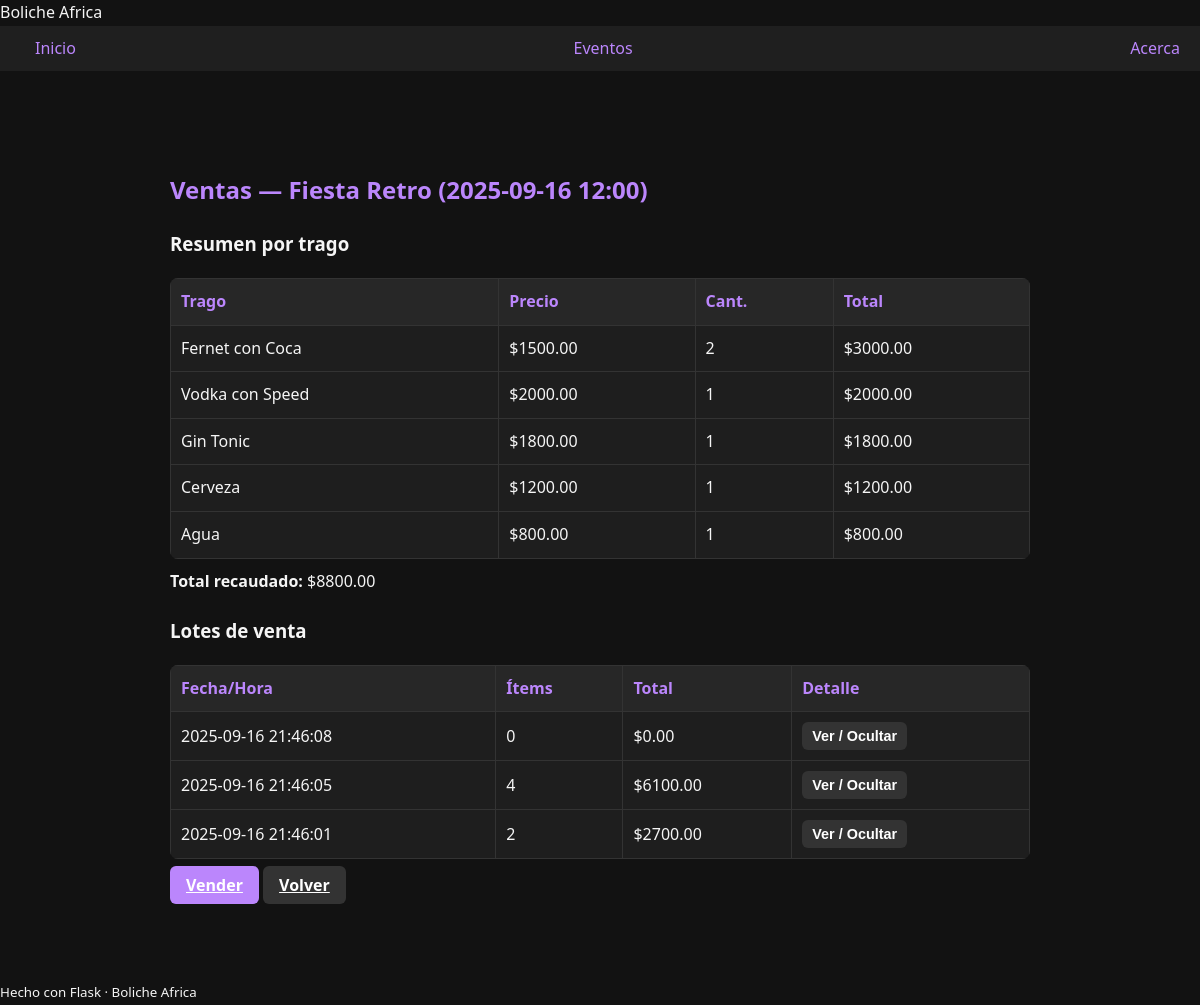
The app's page /eventos/8/tragos with its own data.
### tables this page shows
CREATE TABLE events (
            id INTEGER PRIMARY KEY AUTOINCREMENT,
            nombre TEXT NOT NULL,
            fecha TEXT NOT NULL,    -- YYYY-MM-DD
            hora  TEXT NOT NULL,    -- HH:MM
            dj TEXT,
            precio_base REAL DEFAULT 0,
            capacidad INTEGER DEFAULT 0,
            estado TEXT DEFAULT 'Programado'  -- Programado|En curso|Cerrado
        );

CREATE TABLE drinks (
            id INTEGER PRIMARY KEY AUTOINCREMENT,
            event_id INTEGER NOT NULL,
            nombre    TEXT NOT NULL,
            precio    REAL NOT NULL,
            cantidad  INTEGER NOT NULL CHECK (cantidad > 0),
            created_at TEXT DEFAULT CURRENT_TIMESTAMP, batch_id INTEGER,
            FOREIGN KEY (event_id) REFERENCES events(id) ON DELETE CASCADE
        );

CREATE TABLE sale_batches (
            id INTEGER PRIMARY KEY AUTOINCREMENT,
            event_id INTEGER NOT NULL,
            created_at TEXT DEFAULT CURRENT_TIMESTAMP,
            FOREIGN KEY (event_id) REFERENCES events(id) ON DELETE CASCADE
        );

### app.py (the view)
@app.route("/eventos/<int:event_id>/tragos")
def ver_tragos(event_id):
    e = fetch_event_by_id(event_id)
    if not e:
        flash("Evento no encontrado", "error")
        return redirect(url_for("eventos"))
    resumen = fetch_drinks_summary_by_event(event_id)
    batches = fetch_batches_by_event(event_id)
    batches_items = {}
    for b in batches:
        batches_items[b["id"]] = fetch_drinks_by_batch(b["id"])
    detalle = fetch_drinks_by_event(event_id)
    return render_template(
        "tragos.html",
        evento=e,
        resumen=resumen,
        batches=batches,
        batches_items=batches_items,
        tragos=detalle
    )

### app.py (called while the page is built)
def evento_es_hoy(evento):
    hoy = datetime.now().date()
    fecha_evento = datetime.strptime(evento["fecha"], "%Y-%m-%d").date()
    return fecha_evento == hoy

@app.context_processor
def inject_globals():
    return dict(APP_NAME=APP_NAME, evento_es_hoy=evento_es_hoy)

### db.py (called while the page is built)
def get_conn():
    conn = sqlite3.connect(DB_PATH, timeout=10)
    conn.row_factory = sqlite3.Row
    conn.execute("PRAGMA journal_mode=WAL;")
    conn.execute("PRAGMA foreign_keys=ON;")
    return conn

def fetch_event_by_id(event_id: int):
    with get_conn() as conn:
        cur = conn.execute("""
            SELECT id, nombre, fecha, hora, capacidad, estado
            FROM events
            WHERE id = ?
        """, (event_id,))
        row = cur.fetchone()
        return dict(row) if row else None

def fetch_batches_by_event(event_id: int):
    with get_conn() as conn:
        cur = conn.execute("""
            SELECT b.id, b.created_at,
                   COALESCE(SUM(d.cantidad), 0) AS items_count,
                   COALESCE(SUM(d.precio * d.cantidad), 0) AS total_amount
            FROM sale_batches b
            LEFT JOIN drinks d ON d.batch_id = b.id
            WHERE b.event_id = ?
            GROUP BY b.id
            ORDER BY b.created_at DESC, b.id DESC
        """, (event_id,))
        return [dict(r) for r in cur.fetchall()]

def fetch_drinks_by_batch(batch_id: int):
    with get_conn() as conn:
        cur = conn.execute("""
            SELECT id, event_id, nombre, precio, cantidad, created_at, batch_id
            FROM drinks
            WHERE batch_id = ?
            ORDER BY id ASC
        """, (batch_id,))
        return [dict(r) for r in cur.fetchall()]

def fetch_drinks_by_event(event_id: int):
    with get_conn() as conn:
        cur = conn.execute("""
            SELECT id, event_id, nombre, precio, cantidad, created_at, batch_id
            FROM drinks
            WHERE event_id = ?
            ORDER BY created_at DESC, id DESC
        """, (event_id,))
        return [dict(r) for r in cur.fetchall()]

def fetch_drinks_summary_by_event(event_id: int):
    with get_conn() as conn:
        cur = conn.execute("""
            SELECT nombre, precio,
                   SUM(cantidad) AS cantidad,
                   SUM(precio * cantidad) AS total
            FROM drinks
            WHERE event_id = ?
            GROUP BY nombre, precio
            ORDER BY total DESC, nombre ASC
        """, (event_id,))
        return [dict(r) for r in cur.fetchall()]

### templates/tragos.html (shortened to what this page needs)
{% extends "base.html" %}
{% block content %}
<div class="container">
  <h2>Ventas — {{ evento.nombre }} ({{ evento.fecha }} {{ evento.hora }})</h2>
  <h3>Resumen por trago</h3>
  {% if resumen and resumen|length > 0 %}
    {% set ns = namespace(total=0) %}
    <table>
      <thead>
        <tr>
          <th>Trago</th>
          <th>Precio</th>
          <th>Cant.</th>
          <th>Total</th>
        </tr>
      </thead>
      <tbody>
        {% for r in resumen %}
          {% set ns.total = ns.total + r.total %}
          <tr>
            <td>{{ r.nombre }}</td>
            <td>${{ "%.2f"|format(r.precio) }}</td>
            <td>{{ r.cantidad }}</td>
            <td>${{ "%.2f"|format(r.total) }}</td>
          </tr>
        {% endfor %}
      </tbody>
    </table>
    <p style="margin-top:10px;"><strong>Total recaudado:</strong> ${{ "%.2f"|format(ns.total) }}</p>
  {% else %}
    <p>Sin ventas aún.</p>
  {% endif %}
  <h3 style="margin-top:22px;">Lotes de venta</h3>
  {% if batches and batches|length > 0 %}
    <table>
      <thead>
        <tr>
          <th>Fecha/Hora</th>
          <th>Ítems</th>
          <th>Total</th>
          <th>Detalle</th>
        </tr>
      </thead>
      <tbody>
        {% for b in batches %}
        <tr>
          <td>{{ b.created_at }}</td>
          <td>{{ b.items_count }}</td>
          <td>${{ "%.2f"|format(b.total_amount) }}</td>
          <td>
            <button class="btn btn-sm btn-secondary btn-toggle" type="button" data-id="{{ b.id }}">
              Ver / Ocultar
            </button>
          </td>
        </tr>
            {% set items = batches_items[b.id] %}
        {% endfor %}
      </tbody>
    </table>
  {% else %}
    <p>No hay lotes todavía.</p>
  {% endif %}
  <div style="margin-top:14px;">
    {% if evento_es_hoy(evento) %}
      <a href="{{ url_for('vender', event_id=evento.id) }}" class="btn">Vender</a>
    {% endif %}
    <a href="{{ url_for('eventos') }}" class="btn btn-secondary">Volver</a>
  </div>
</div>
{% endblock %}

### static/css/app.css (style rules this page uses)
body { font-family: 'Segoe UI', Tahoma, sans-serif; background-color: #121212; color: #f5f5f5; margin: 0; padding: 0; line-height: 1.6; }
h1, h2 { color: #bb86fc; }
button, .btn { background: #bb86fc; border: none; padding: 8px 16px; border-radius: 6px; color: #fff; cursor: pointer; transition: background 0.2s; font-weight: bold; }
.btn-secondary { background: #333; color: #fff; }
.btn-sm { padding: 6px 10px; font-size: .9rem; }
table { border-collapse: collapse; width: 100%; margin-top: 15px; background: #1e1e1e; border-radius: 8px; overflow: hidden; }
th, td { border: 1px solid #333; padding: 10px; text-align: left; }
th { background: #272727; color: #bb86fc; }
.container { max-width: 900px; margin: 20px auto; padding: 20px; }

### records on screen
events: nombre "Fiesta Retro", fecha "2025-09-16", hora "12:00"
drinks: nombre "Vodka con Speed", precio "2000.00", cantidad "1", total "2000.00"
drinks: nombre "Gin Tonic", precio "1800.00", cantidad "1", total "1800.00"
drinks: nombre "Cerveza", precio "1200.00", cantidad "1", total "1200.00"
drinks: nombre "Agua", precio "800.00", cantidad "1", total "800.00"
sale_batches: created_at "2025-09-16 21:46:08", items_count "0", total_amount "0.00"
sale_batches: created_at "2025-09-16 21:46:05", items_count "4", total_amount "6100.00"
sale_batches: created_at "2025-09-16 21:46:01", items_count "2", total_amount "2700.00"

### other values on screen
{{ APP_NAME }} "Boliche Africa"
{{ r.nombre }} "Fernet con Coca"
{{ "%.2f"|format(r.precio) }} "1500.00"
{{ r.cantidad }} "2"
{{ "%.2f"|format(r.total) }} "3000.00"
{{ "%.2f"|format(ns.total) }} "8800.00"
